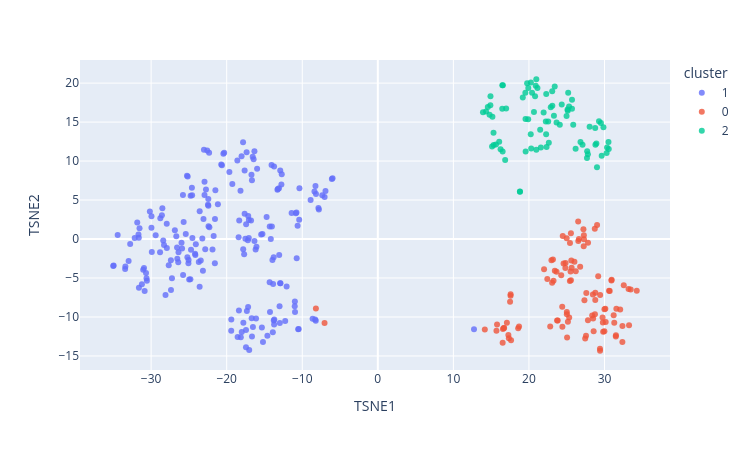

Source (notebook cell):
### Code cell
fig = px.scatter(df_tsne, x="TSNE1", y="TSNE2", color="cluster", hover_name=df_tsne.index, width=750, height=450)
fig.update_traces(marker=dict(size=6, opacity=0.8))
fig.show()
